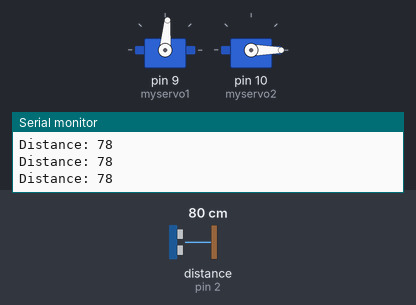
The sketch below on a simulated Arduino Uno, built with avr-gcc and run on an emulated ATmega328P. Parts: 2 × servo, the last lines printed to the serial monitor. Wiring (inferred from the names in the program): ultrasonic range finder: trigger pin 3; echo pin 2. The test bench sets the inputs (shaded band); at power-on: distance to the obstacle (sensor on pin 2) 80 cm. The echo pulse lasts 58.3 µs per cm.

Above: at 1.2 s.
1.3 s: distance to the obstacle (sensor on pin 2) set to 12 cm
At 1.68 s:
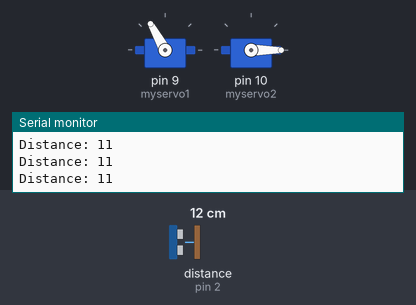
4.3 s: distance to the obstacle (sensor on pin 2) set to 9 cm
At 4.74 s:
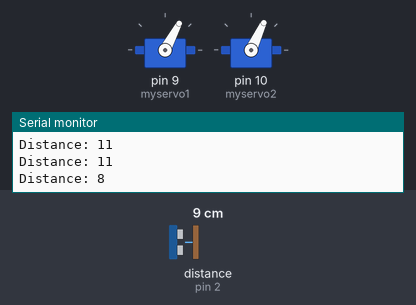
7.3 s: distance to the obstacle (sensor on pin 2) set to 250 cm
At 7.7 s:
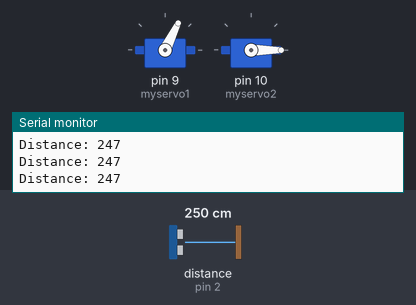
10.3 s: distance to the obstacle (sensor on pin 2) set to 2 cm
Timing chart, 0 to 14.3 s (numbered marks = the images above; inputs shaded):
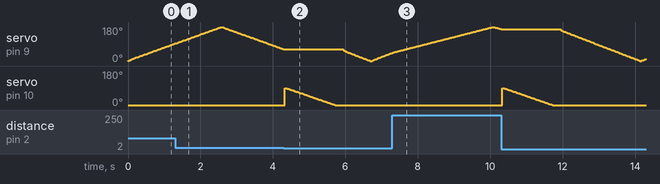

Measured:
- the behaviour switches between 11 and 10 cm on distance to the obstacle (sensor on pin 2) (found by bisection; images 1 and 2)

The sketch:

Slutprojekt.ino
```cpp
#include <Servo.h>

Servo myservo1;
Servo myservo2;


const int trigPin = 3;
const int echoPin = 2;
const int DETECTION_THRESHOLD = 10;

bool triggered = false;


void setup() {
  myservo1.attach(9);
  myservo2.attach(10);
  myservo2.write(0);  // Initialize to known position
  pinMode(trigPin, OUTPUT);
  pinMode(echoPin, INPUT);
  Serial.begin(9600);
}

void loop() {
  servoSweep();
}

int getDistance() {
  // Clears the trigPin
  digitalWrite(trigPin, LOW);
  delayMicroseconds(2);
  // Sets the trigPin on HIGH state for 10 micro seconds
  digitalWrite(trigPin, HIGH);
  delayMicroseconds(10);
  digitalWrite(trigPin, LOW);
  // Reads the echoPin, returns the sound wave travel time in microseconds
  long duration = pulseIn(echoPin, HIGH, 30000);  // 30ms timeout (~5m range)
  if (duration == 0) return 999;                  // No reading
  // Calculating the distance
  int distance = duration * 0.034 / 2;
  // Prints the distance on the Serial Monitor
  return distance;
}

void servoSweep() {
  for (int pos = 0; pos <= 180; pos++) {
    myservo1.write(pos);
    delay(5);

    int distance = getDistance();

    Serial.print("Distance: ");
    Serial.println(distance);

    if (distance < DETECTION_THRESHOLD && !triggered) {
      triggered = true;
      servo2();
    }

    if (distance >= DETECTION_THRESHOLD) {
      triggered = false;
    }
  }

  // Sweep backward
  for (int pos = 180; pos >= 0; pos--) {
    myservo1.write(pos);
    delay(5);

    int distance = getDistance();

    Serial.print("Distance: ");
    Serial.println(distance);

    if (distance < DETECTION_THRESHOLD && !triggered) {
      triggered = true;
      servo2();
    }

    if (distance >= DETECTION_THRESHOLD) {
      triggered = false;
    }
  }
}

void servo2() {
  for (int pos2 = 0; pos2 <= 90; pos2 += 90) {
    myservo2.write(pos2);
    delay(20);
  }
  for (int pos2 = 90; pos2 >= 0; pos2 -= 1) {
    myservo2.write(pos2);
    delay(15);
  }
  delay(200);
}
```
